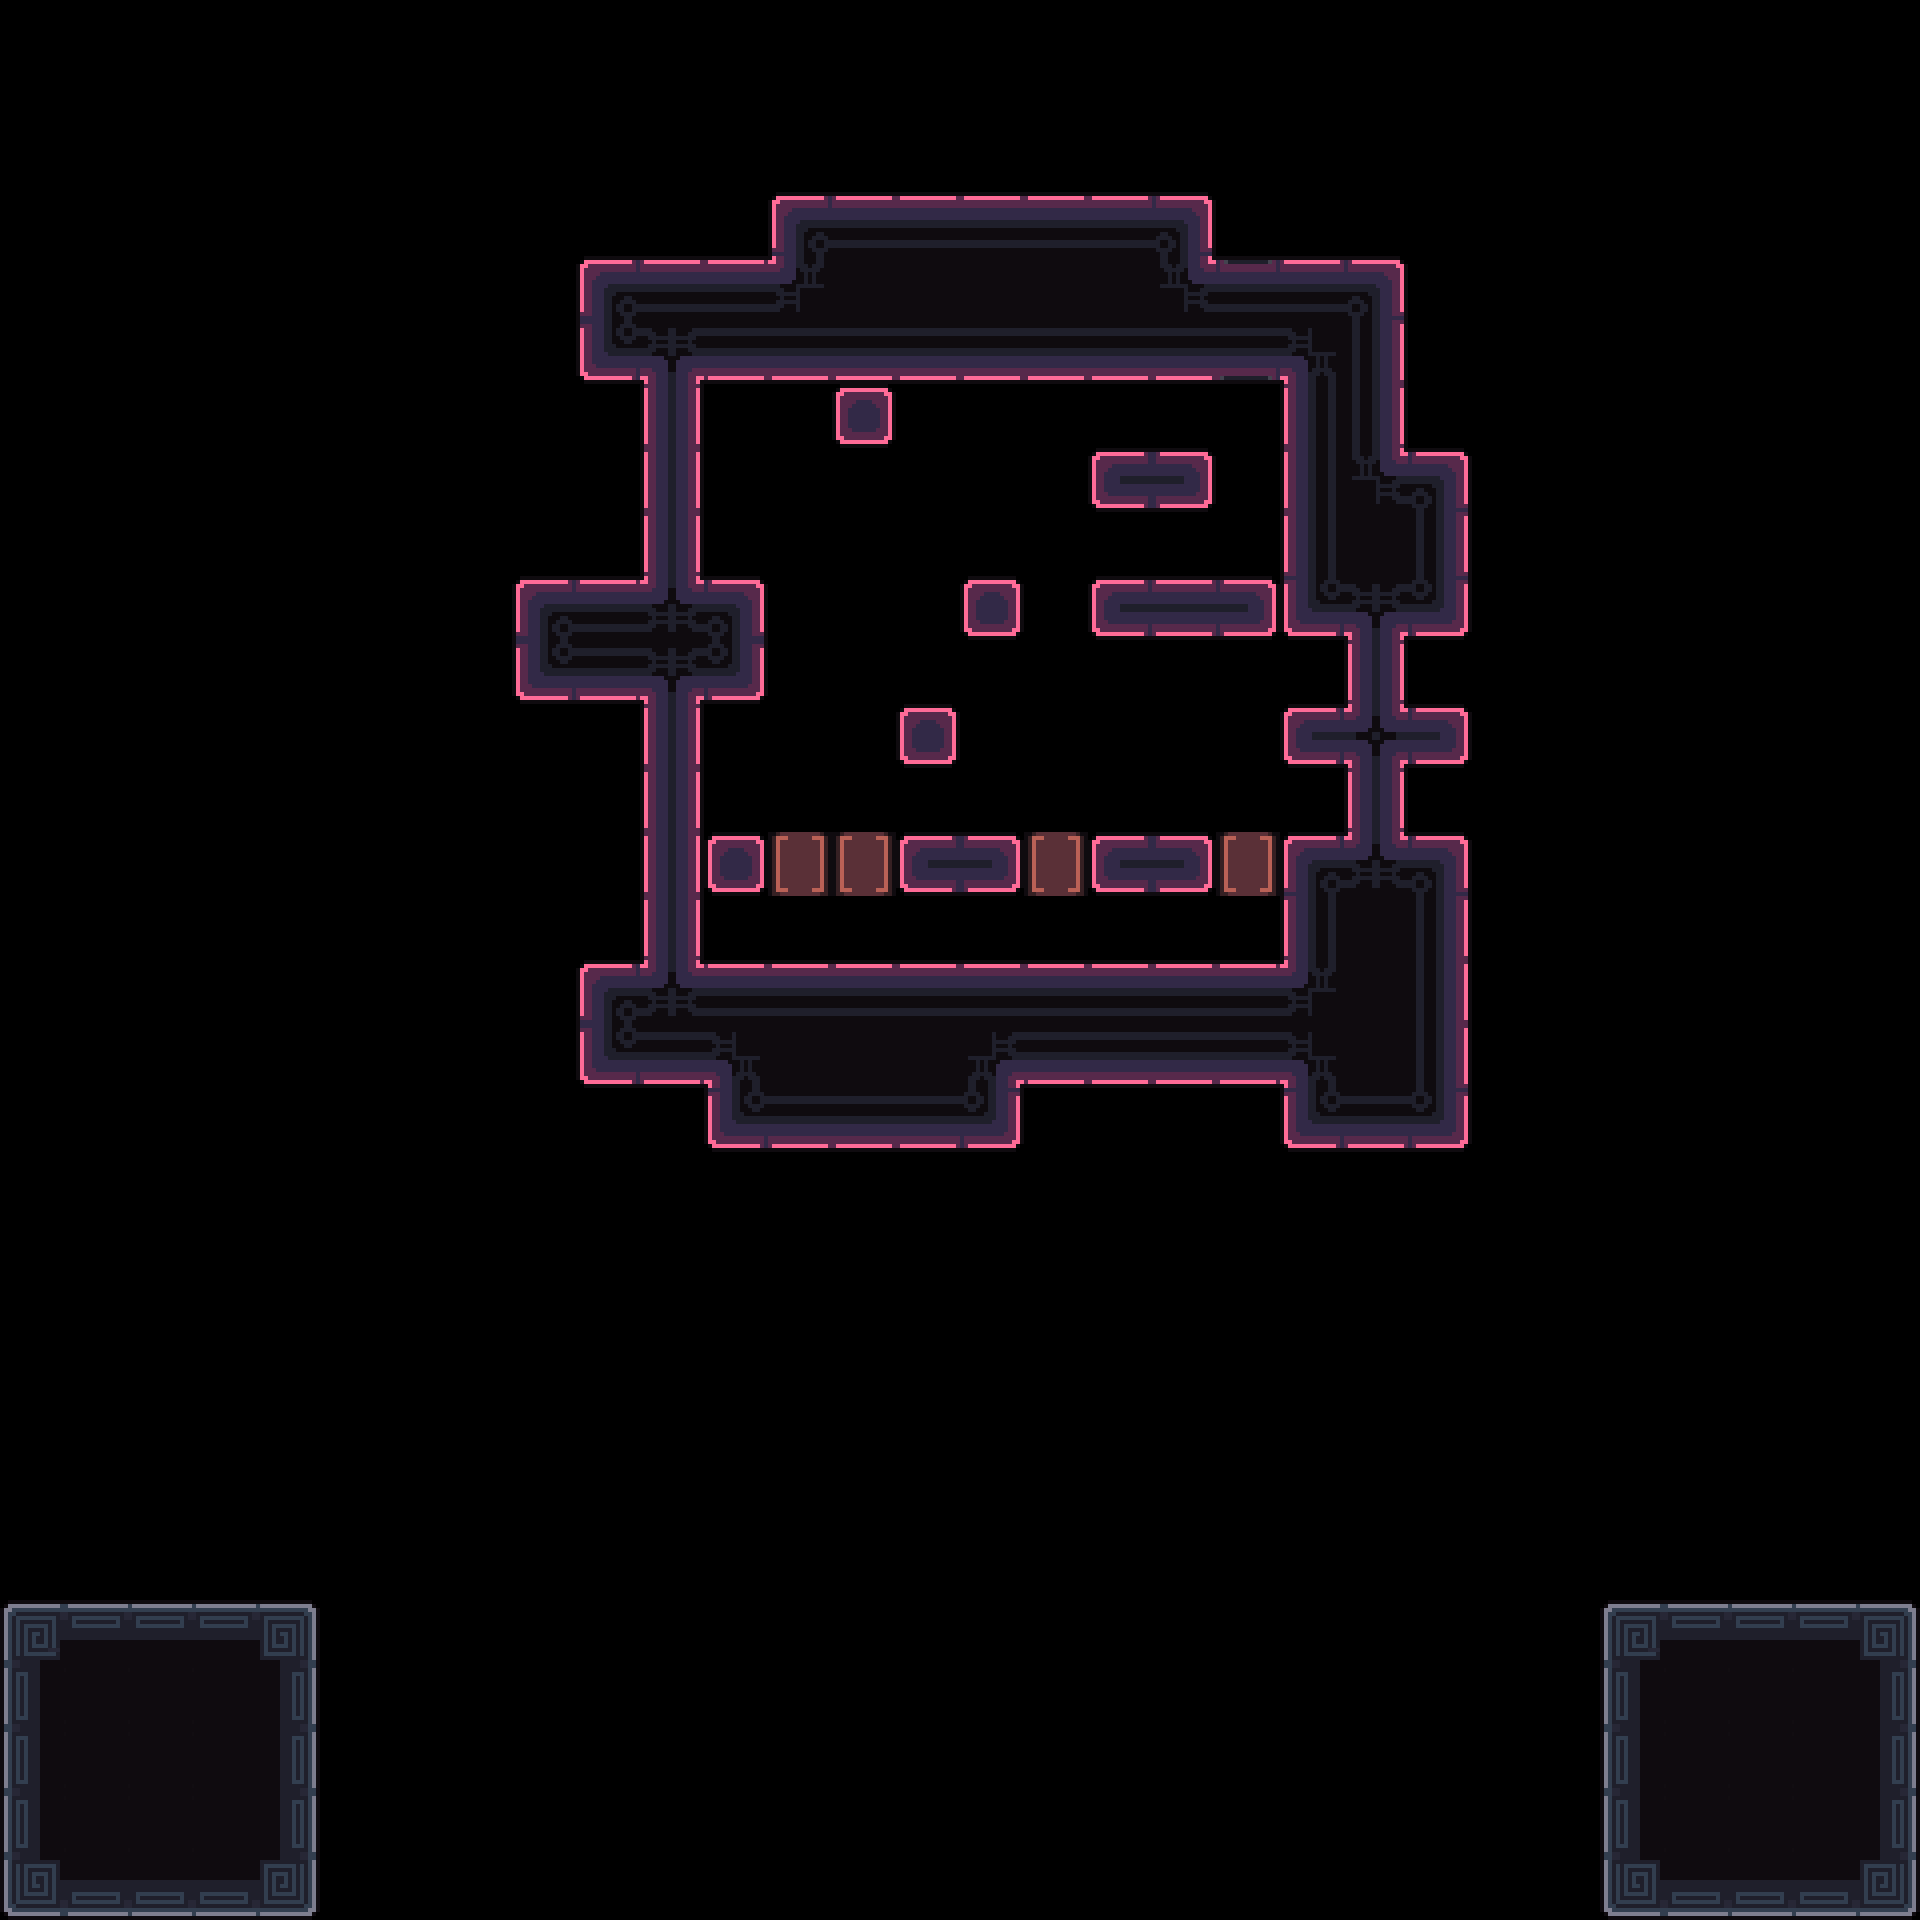

A level layout from a 2D game, rendered from its tile map. Below: a short description, then the map file with its tile-grid data intact:
An orthogonal 30x30 tile map with 64x64 px tiles, 3 tile layers (Decoration, Main, Exit) and 14 objects (4x Battery, 4x Spike, 2x 1, Camera1, Camera2, ...).

<map version="1.10" tiledversion="1.11.2" orientation="orthogonal" renderorder="right-down" width="30" height="30" tilewidth="64" tileheight="64" infinite="0" nextlayerid="7" nextobjectid="116">
 <tileset firstgid="1" source="../tilesets/tileset_d.tsx" />
 <objectgroup id="4" name="Triggers">
  <object id="23" name="Camera1" x="960" y="672">
   <point />
  </object>
  <object id="24" name="Camera2" x="704" y="480">
   <point />
  </object>
  <object id="28" name="Win" x="0" y="64" width="1920" height="1216" />
  <object id="29" name="Unactive" x="0" y="1600" width="320" height="320" />
  <object id="115" name="Data" type="1" x="0" y="0" width="63.6932" height="63.6932">
   <properties>
    <property name="bg" value="pink" />
    <property name="level_number" type="int" value="20" />
    <property name="level_unlock" value="19, 10, 27, 29" />
   </properties>
  </object>
 </objectgroup>
 <layer id="3" name="Decoration" width="30" height="30">
  <data encoding="csv">
0,0,0,0,0,0,0,0,0,0,0,0,0,0,0,0,0,0,0,0,0,0,0,0,0,0,0,0,0,0,
0,0,0,0,0,0,0,0,0,0,0,0,0,0,0,0,0,0,0,0,0,0,0,0,0,0,0,0,0,0,
0,0,0,0,0,0,0,0,0,0,0,0,0,0,0,0,0,0,0,0,0,0,0,0,0,0,0,0,0,0,
0,0,0,0,0,0,0,0,0,0,0,0,0,0,0,0,0,0,0,0,0,0,0,0,0,0,0,0,0,0,
0,0,0,0,0,0,0,0,0,0,0,0,0,0,0,0,0,0,0,0,0,0,0,0,0,0,0,0,0,0,
0,0,0,0,0,0,0,0,0,0,0,0,0,0,0,0,0,0,0,0,0,0,0,0,0,0,0,0,0,0,
0,0,0,0,0,0,0,0,0,0,0,0,0,0,0,0,0,0,0,0,0,0,0,0,0,0,0,0,0,0,
0,0,0,0,0,0,0,0,0,0,0,0,0,0,0,0,0,0,0,0,0,0,0,0,0,0,0,0,0,0,
0,0,0,0,0,0,0,0,0,0,0,0,0,0,0,0,0,0,0,0,0,0,0,0,0,0,0,0,0,0,
0,0,0,0,0,0,0,0,0,0,0,0,0,0,0,0,0,0,0,0,0,0,0,0,0,0,0,0,0,0,
0,0,0,0,0,0,0,0,0,0,0,0,0,0,0,0,0,0,0,0,0,0,0,0,0,0,0,0,0,0,
0,0,0,0,0,0,0,0,0,0,0,0,0,0,0,0,0,0,0,0,0,0,0,0,0,0,0,0,0,0,
0,0,0,0,0,0,0,0,0,0,0,0,0,0,0,0,0,0,0,0,0,0,0,0,0,0,0,0,0,0,
0,0,0,0,0,0,0,0,0,0,0,0,77,77,0,0,77,0,0,77,0,0,0,0,0,0,0,0,0,0,
0,0,0,0,0,0,0,0,0,0,0,0,0,0,0,0,0,0,0,0,0,0,0,0,0,0,0,0,0,0,
0,0,0,0,0,0,0,0,0,0,0,0,0,0,0,0,0,0,0,0,0,0,0,0,0,0,0,0,0,0,
0,0,0,0,0,0,0,0,0,0,0,0,0,0,0,0,0,0,0,0,0,0,0,0,0,0,0,0,0,0,
0,0,0,0,0,0,0,0,0,0,0,0,0,0,0,0,0,0,0,0,0,0,0,0,0,0,0,0,0,0,
0,0,0,0,0,0,0,0,0,0,0,0,0,0,0,0,0,0,0,0,0,0,0,0,0,0,0,0,0,0,
0,0,0,0,0,0,0,0,0,0,0,0,0,0,0,0,0,0,0,0,0,0,0,0,0,0,0,0,0,0,
0,0,0,0,0,0,0,0,0,0,0,0,0,0,0,0,0,0,0,0,0,0,0,0,0,0,0,0,0,0,
0,0,0,0,0,0,0,0,0,0,0,0,0,0,0,0,0,0,0,0,0,0,0,0,0,0,0,0,0,0,
0,0,0,0,0,0,0,0,0,0,0,0,0,0,0,0,0,0,0,0,0,0,0,0,0,0,0,0,0,0,
0,0,0,0,0,0,0,0,0,0,0,0,0,0,0,0,0,0,0,0,0,0,0,0,0,0,0,0,0,0,
0,0,0,0,0,0,0,0,0,0,0,0,0,0,0,0,0,0,0,0,0,0,0,0,0,0,0,0,0,0,
0,0,0,0,0,0,0,0,0,0,0,0,0,0,0,0,0,0,0,0,0,0,0,0,0,0,0,0,0,0,
0,0,0,0,0,0,0,0,0,0,0,0,0,0,0,0,0,0,0,0,0,0,0,0,0,0,0,0,0,0,
0,0,0,0,0,0,0,0,0,0,0,0,0,0,0,0,0,0,0,0,0,0,0,0,0,0,0,0,0,0,
0,0,0,0,0,0,0,0,0,0,0,0,0,0,0,0,0,0,0,0,0,0,0,0,0,0,0,0,0,0,
0,0,0,0,0,0,0,0,0,0,0,0,0,0,0,0,0,0,0,0,0,0,0,0,0,0,0,0,0,0
</data>
 </layer>
 <layer id="1" name="Main" width="30" height="30">
  <data encoding="csv">
0,0,0,0,0,0,0,0,0,0,0,0,0,0,0,0,0,0,0,0,0,0,0,0,0,0,0,0,0,0,
0,0,0,0,0,0,0,0,0,0,0,0,0,0,0,0,0,0,0,0,0,0,0,0,0,0,0,0,0,0,
0,0,0,0,0,0,0,0,0,0,0,0,0,0,0,0,0,0,0,0,0,0,0,0,0,0,0,0,0,0,
0,0,0,0,0,0,0,0,0,0,0,0,4,6,6,6,6,6,9,0,0,0,0,0,0,0,0,0,0,0,
0,0,0,0,0,0,0,0,0,4,6,6,7,26,26,26,26,26,8,0,6,9,0,0,0,0,0,0,0,0,
0,0,0,0,0,0,0,0,0,40,37,42,42,42,42,42,42,42,42,0,43,27,0,0,0,0,0,0,0,0,
0,0,0,0,0,0,0,0,0,0,19,0,0,3,0,0,0,0,0,0,22,27,0,0,0,0,0,0,0,0,
0,0,0,0,0,0,0,0,0,0,19,0,0,0,0,0,0,1,2,0,22,8,9,0,0,0,0,0,0,0,
0,0,0,0,0,0,0,0,0,0,19,0,0,0,0,0,0,0,0,0,22,26,27,0,0,0,0,0,0,0,
0,0,0,0,0,0,0,0,4,6,1073741861,9,0,0,0,3,0,1,20,0,40,37,45,0,0,0,0,0,0,0,
0,0,0,0,0,0,0,0,40,42,37,45,0,0,0,0,0,0,0,0,0,19,0,0,0,0,0,0,0,0,
0,0,0,0,0,0,0,0,0,0,19,0,0,0,3,0,0,0,0,0,1,25,2,0,0,0,0,0,0,0,
0,0,0,0,0,0,0,0,0,0,19,0,0,0,0,0,0,0,0,0,0,19,0,0,0,0,0,0,0,0,
0,0,0,0,0,0,0,0,0,0,19,3,0,0,1,2,0,1,2,0,4,1073741861,9,0,0,0,0,0,0,0,
0,0,0,0,0,0,0,0,0,0,19,0,0,0,0,0,0,0,0,0,22,26,27,0,0,0,0,0,0,0,
0,0,0,0,0,0,0,0,0,4,1073741861,6,6,6,6,6,6,6,6,6,7,26,27,0,0,0,0,0,0,0,
0,0,0,0,0,0,0,0,0,40,42,43,26,26,26,44,42,42,42,42,43,26,27,0,0,0,0,0,0,0,
0,0,0,0,0,0,0,0,0,0,0,40,42,42,42,45,0,0,0,0,40,42,45,0,0,0,0,0,0,0,
0,0,0,0,0,0,0,0,0,0,0,0,0,0,0,0,0,0,0,0,0,0,0,0,0,0,0,0,0,0,
0,0,0,0,0,0,0,0,0,0,0,0,0,0,0,0,0,0,0,0,0,0,0,0,0,0,0,0,0,0,
0,0,0,0,0,0,0,0,0,0,0,0,0,0,0,0,0,0,0,0,0,0,0,0,0,0,0,0,0,0,
0,0,0,0,0,0,0,0,0,0,0,0,0,0,0,0,0,0,0,0,0,0,0,0,0,0,0,0,0,0,
0,0,0,0,0,0,0,0,0,0,0,0,0,0,0,0,0,0,0,0,0,0,0,0,0,0,0,0,0,0,
0,0,0,0,0,0,0,0,0,0,0,0,0,0,0,0,0,0,0,0,0,0,0,0,0,0,0,0,0,0,
0,0,0,0,0,0,0,0,0,0,0,0,0,0,0,0,0,0,0,0,0,0,0,0,0,0,0,0,0,0,
10,12,12,12,15,0,0,0,0,0,0,0,0,0,0,0,0,0,0,0,0,0,0,0,0,10,12,12,12,15,
28,32,32,32,33,0,0,0,0,0,0,0,0,0,0,0,0,0,0,0,0,0,0,0,0,28,32,32,32,33,
28,32,32,32,33,0,0,0,0,0,0,0,0,0,0,0,0,0,0,0,0,0,0,0,0,28,32,32,32,33,
28,32,32,32,33,0,0,0,0,0,0,0,0,0,0,0,0,0,0,0,0,0,0,0,0,28,32,32,32,33,
46,48,48,48,51,0,0,0,0,0,0,0,0,0,0,0,0,0,0,0,0,0,0,0,0,46,48,48,48,51
</data>
 </layer>
 <layer id="6" name="Exit" width="30" height="30">
  <data encoding="csv">
0,0,0,0,0,0,0,0,0,0,0,0,0,0,0,0,0,0,0,0,0,0,0,0,0,0,0,0,0,0,
0,0,0,0,0,0,0,0,0,0,0,0,0,0,0,0,0,0,0,0,0,0,0,0,0,0,0,0,0,0,
0,0,0,0,0,0,0,0,0,0,0,0,0,0,0,0,0,0,0,0,0,0,0,0,0,0,0,0,0,0,
0,0,0,0,0,0,0,0,0,0,0,0,0,0,0,0,0,0,0,0,0,0,0,0,0,0,0,0,0,0,
0,0,0,0,0,0,0,0,0,0,0,0,0,0,0,0,0,0,0,5,0,0,0,0,0,0,0,0,0,0,
0,0,0,0,0,0,0,0,0,0,0,0,0,0,0,0,0,0,0,41,0,0,0,0,0,0,0,0,0,0,
0,0,0,0,0,0,0,0,0,0,0,0,0,0,0,0,0,0,0,0,0,0,0,0,0,0,0,0,0,0,
0,0,0,0,0,0,0,0,0,0,0,0,0,0,0,0,0,0,0,0,0,0,0,0,0,0,0,0,0,0,
0,0,0,0,0,0,0,0,0,0,0,0,0,0,0,0,0,0,0,0,0,0,0,0,0,0,0,0,0,0,
0,0,0,0,0,0,0,0,0,0,0,0,0,0,0,0,0,0,0,2,0,0,0,0,0,0,0,0,0,0,
0,0,0,0,0,0,0,0,0,0,0,0,0,0,0,0,0,0,0,0,0,0,0,0,0,0,0,0,0,0,
0,0,0,0,0,0,0,0,0,0,0,0,0,0,0,0,0,0,0,0,0,0,0,0,0,0,0,0,0,0,
0,0,0,0,0,0,0,0,0,0,0,0,0,0,0,0,0,0,0,0,0,0,0,0,0,0,0,0,0,0,
0,0,0,0,0,0,0,0,0,0,0,0,0,0,0,0,0,0,0,0,0,0,0,0,0,0,0,0,0,0,
0,0,0,0,0,0,0,0,0,0,0,0,0,0,0,0,0,0,0,0,0,0,0,0,0,0,0,0,0,0,
0,0,0,0,0,0,0,0,0,0,0,0,0,0,0,0,0,0,0,0,0,0,0,0,0,0,0,0,0,0,
0,0,0,0,0,0,0,0,0,0,0,0,0,0,0,0,0,0,0,0,0,0,0,0,0,0,0,0,0,0,
0,0,0,0,0,0,0,0,0,0,0,0,0,0,0,0,0,0,0,0,0,0,0,0,0,0,0,0,0,0,
0,0,0,0,0,0,0,0,0,0,0,0,0,0,0,0,0,0,0,0,0,0,0,0,0,0,0,0,0,0,
0,0,0,0,0,0,0,0,0,0,0,0,0,0,0,0,0,0,0,0,0,0,0,0,0,0,0,0,0,0,
0,0,0,0,0,0,0,0,0,0,0,0,0,0,0,0,0,0,0,0,0,0,0,0,0,0,0,0,0,0,
0,0,0,0,0,0,0,0,0,0,0,0,0,0,0,0,0,0,0,0,0,0,0,0,0,0,0,0,0,0,
0,0,0,0,0,0,0,0,0,0,0,0,0,0,0,0,0,0,0,0,0,0,0,0,0,0,0,0,0,0,
0,0,0,0,0,0,0,0,0,0,0,0,0,0,0,0,0,0,0,0,0,0,0,0,0,0,0,0,0,0,
0,0,0,0,0,0,0,0,0,0,0,0,0,0,0,0,0,0,0,0,0,0,0,0,0,0,0,0,0,0,
0,0,0,0,0,0,0,0,0,0,0,0,0,0,0,0,0,0,0,0,0,0,0,0,0,0,0,0,0,0,
0,0,0,0,0,0,0,0,0,0,0,0,0,0,0,0,0,0,0,0,0,0,0,0,0,0,0,0,0,0,
0,0,0,0,0,0,0,0,0,0,0,0,0,0,0,0,0,0,0,0,0,0,0,0,0,0,0,0,0,0,
0,0,0,0,0,0,0,0,0,0,0,0,0,0,0,0,0,0,0,0,0,0,0,0,0,0,0,0,0,0,
0,0,0,0,0,0,0,0,0,0,0,0,0,0,0,0,0,0,0,0,0,0,0,0,0,0,0,0,0,0
</data>
 </layer>
 <objectgroup id="2" name="Entities">
  <object id="106" name="Player0" type="1" x="1216" y="704" width="63.6932" height="63.6932" />
  <object id="107" name="Battery" x="832" y="832" width="62.4743" height="62.4743" />
  <object id="108" name="Battery" x="1024" y="832" width="62.4743" height="62.4743" />
  <object id="109" name="Battery" x="1216" y="832" width="62.4743" height="62.4743" />
  <object id="110" name="Battery" x="768" y="832" width="63.6932" height="63.6932" />
  <object id="111" name="Spike" x="1280" y="768" width="63.5" height="63.5" />
  <object id="112" name="Spike" x="1280" y="640" width="63.5" height="63.5" />
  <object id="113" name="Spike" x="896" y="384" width="63.5" height="63.5" />
  <object id="114" name="Spike" x="960" y="640" width="63.5" height="63.5" />
 </objectgroup>
</map>
